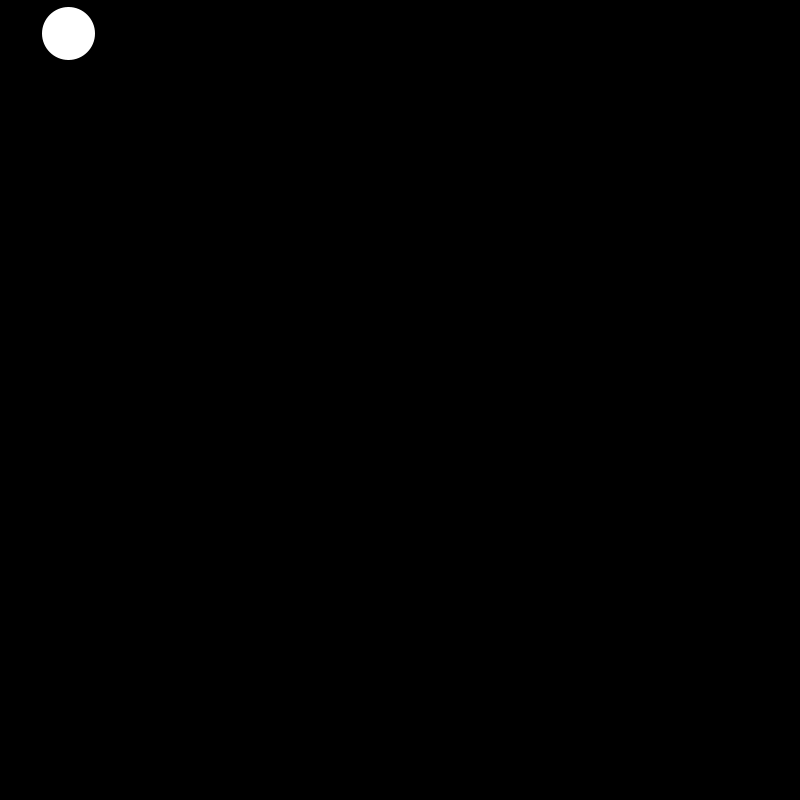
Frame 1 (no input)
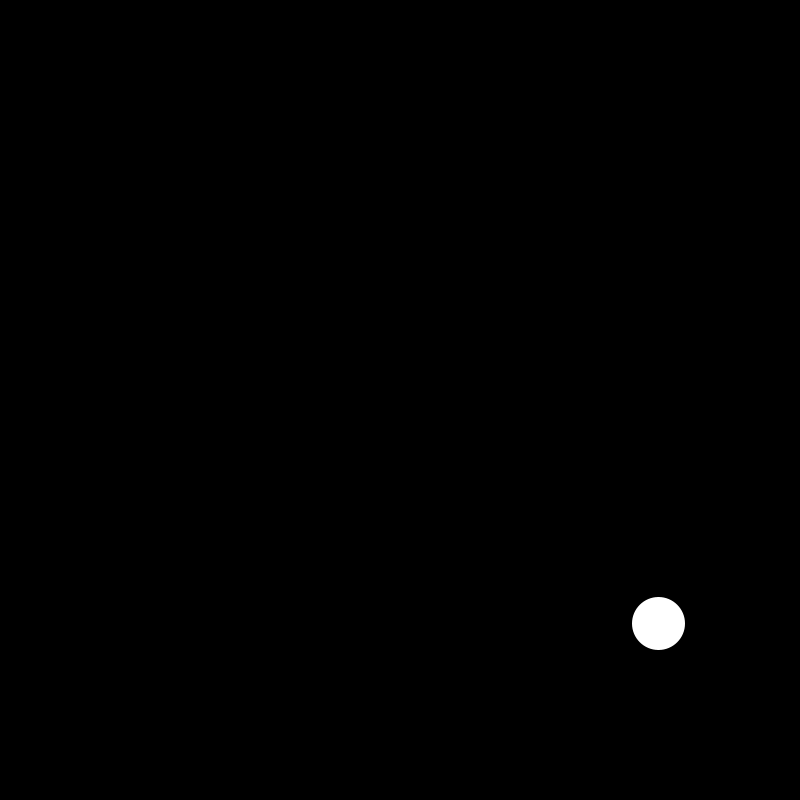
Frame 60 (the mouse pressed at the canvas centre just before this capture)
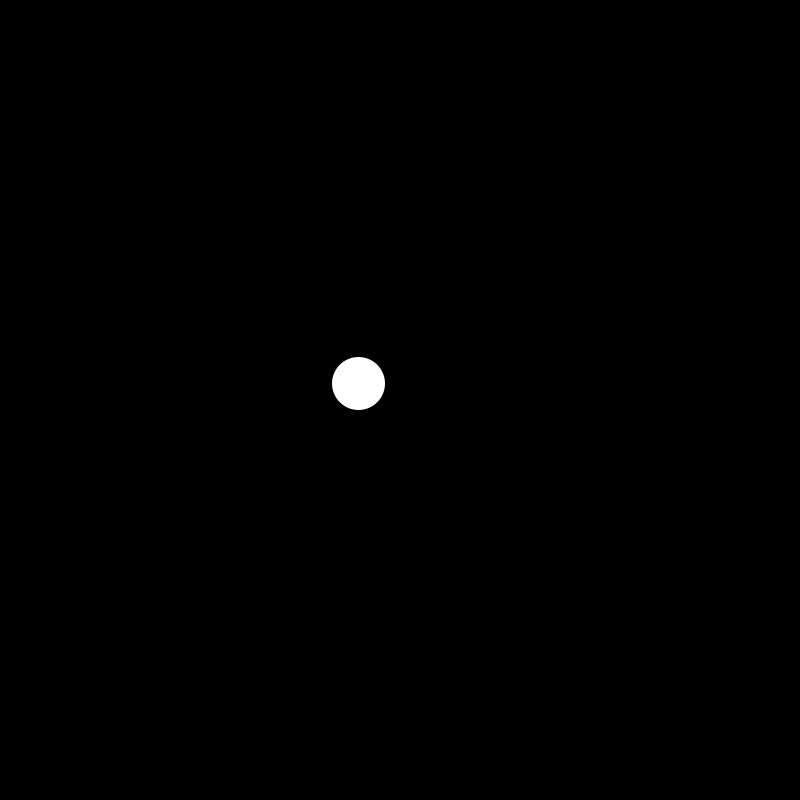
Frame 120 (the mouse held since frame 60 and released just before this capture)

The Processing sketch that drew these frames (run headless with seeded random() and noise(); from frame 60 on, the mouse is pressed at the canvas centre):

// Processing sketch: AllDirectionBouncingBalls_pde
// ── AllDirectionBouncingBalls_pde.pde
int x = (int) random(10, 100);
int y = (int) random(10, 100);
int xSpeed = 10;
int ySpeed = 10;
int ballSize = 50;

float bounce = random(1);
void setup() {
    size(800, 800);
}


void draw() {
  background(0);
  display();
  move();
  bounce();
  System.out.println(y);
}

void display() {
  //fill(255);
  strokeWeight(3);
  stroke(255);
  circle(x, y, ballSize);
}

void move() {
  x += xSpeed;
  y += ySpeed;
}

void bounce() {
  if(x >= width || x <= 0) {
    xSpeed = -xSpeed;
  }
  
  if(y >= height || y <= 0) {
        ySpeed = -ySpeed;
  }
}
